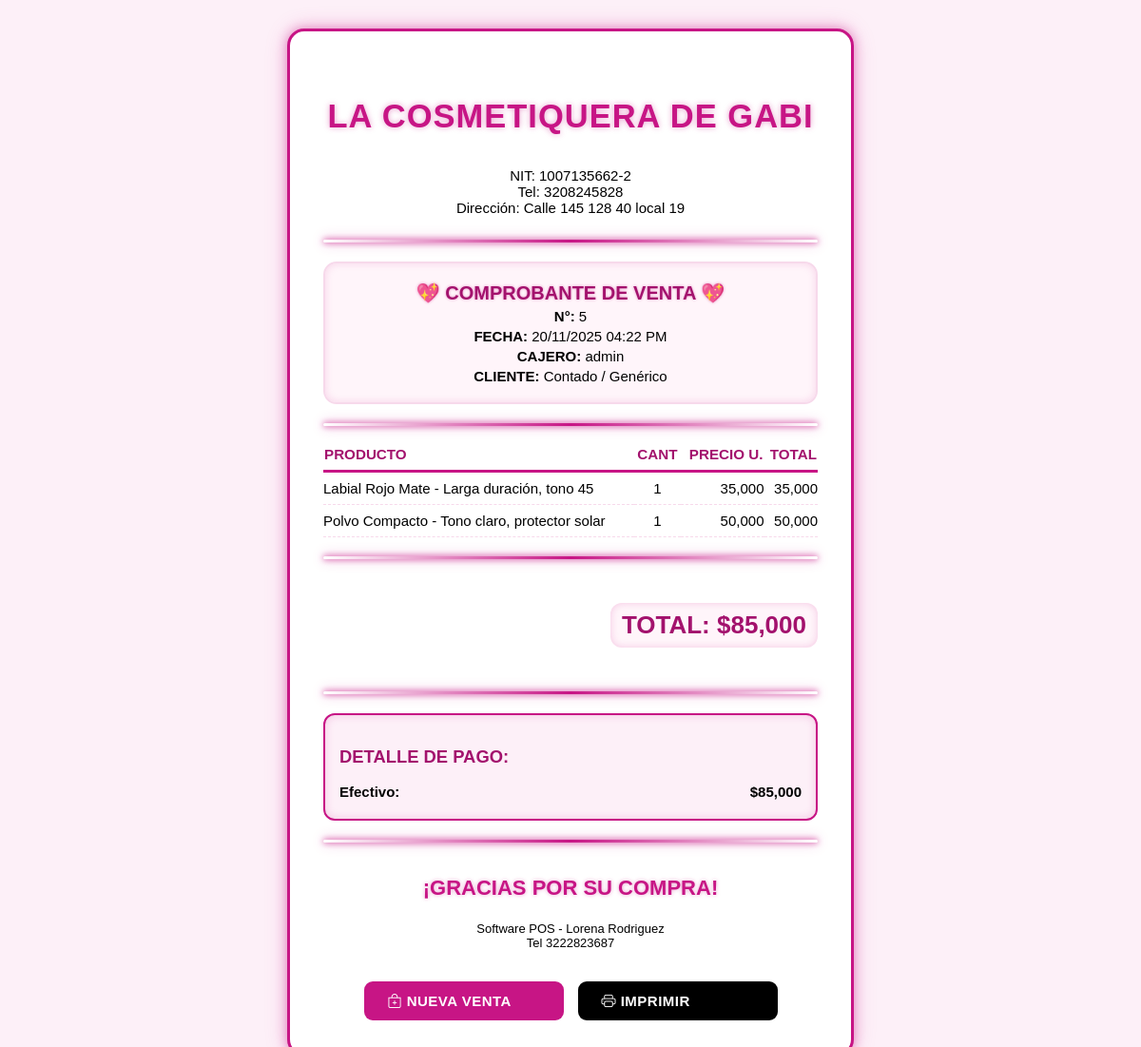
Screenshot of /ventas/comprobante/5 (signed in) with the database file from the repository.
### app.py (models this page shows, shortened)
class Venta(db.Model):
    id = db.Column(db.Integer, primary_key=True)
    fecha = db.Column(db.DateTime, default=datetime.utcnow)
    total = db.Column(db.Float)
    usuario_id = db.Column(db.Integer, db.ForeignKey('usuario.id'))
    cliente_id = db.Column(db.Integer, db.ForeignKey('cliente.id'))
    tipo_pago = db.Column(db.String(50))
    detalle_pago = db.Column(db.Text)
    vendedor = db.relationship('Usuario', backref='ventas_realizadas', lazy=True)

class Usuario(UserMixin, db.Model):
    id = db.Column(db.Integer, primary_key=True)
    username = db.Column(db.String(100), unique=True, nullable=False)
    nombre = db.Column(db.String(100), nullable=False)
    apellido = db.Column(db.String(100), nullable=False)
    cedula = db.Column(db.String(20), unique=True, nullable=False)
    rol = db.Column(db.String(50), default='Vendedora')
    password = db.Column(db.String(200))

class VentaDetalle(db.Model):
    id = db.Column(db.Integer, primary_key=True)
    venta_id = db.Column(db.Integer, db.ForeignKey('venta.id'))
    producto_id = db.Column(db.Integer, db.ForeignKey('producto.id'))
    cantidad = db.Column(db.Integer)
    precio_unitario = db.Column(db.Float)
    subtotal = db.Column(db.Float)
    producto = db.relationship('Producto', backref='detalles_venta', lazy=True)
    venta = db.relationship('Venta', backref='detalle_venta', lazy=True)

class Producto(db.Model):
    id = db.Column(db.Integer, primary_key=True)
    codigo = db.Column(db.String(100), unique=True, nullable=True)
    nombre = db.Column(db.String(100), nullable=False)
    descripcion = db.Column(db.String(255))
    marca = db.Column(db.String(100))
    cantidad = db.Column(db.Integer, default=0)
    valor_venta = db.Column(db.Float)
    valor_interno = db.Column(db.Float)
    stock_minimo = db.Column(db.Integer, default=5)

### app.py (the view)
@app.route('/ventas/comprobante/<int:venta_id>')
@login_required
def imprimir_comprobante(venta_id):
    venta = Venta.query.get_or_404(venta_id)
    fecha_local = pytz.utc.localize(venta.fecha).astimezone(TIMEZONE_CO)
    detalles = VentaDetalle.query.filter_by(venta_id=venta_id).all()
    detalles_agrupados = defaultdict(lambda: {'cantidad': 0, 'subtotal': 0.0, 'precio_unitario': 0.0, 'producto': None})
    for d in detalles:
        pid = d.producto_id
        detalles_agrupados[pid]['cantidad'] += d.cantidad
        detalles_agrupados[pid]['subtotal'] += d.subtotal
        if detalles_agrupados[pid]['producto'] is None:
            detalles_agrupados[pid]['producto'] = d.producto
            detalles_agrupados[pid]['precio_unitario'] = d.precio_unitario
    detalles_finales = list(detalles_agrupados.values())
    pagos_normalizados = {}
    try:
        detalle_pago_dict = json.loads(venta.detalle_pago) if venta.detalle_pago else {}
        ref_cod = detalle_pago_dict.get('Ref_Codigo', '')
        ref_fecha = detalle_pago_dict.get('Ref_Fecha', '')
        for k, v in detalle_pago_dict.items():
            if k not in ['Ref_Codigo', 'Ref_Fecha'] and (isinstance(v, (int, float)) and v > 0):
                if k in ['Nequi', 'Transferencia', 'Daviplata', 'Tarjeta/Bold']:
                    pagos_normalizados[k] = {'monto': v, 'cod': ref_cod, 'fecha': ref_fecha}
                else:
                    pagos_normalizados[k] = {'monto': v, 'cod': '', 'fecha': ''}
    except Exception:
        pagos_normalizados = {}
    return render_template(
        'comprobante.html',
        venta=venta,
        detalles=detalles_finales,
        pagos=pagos_normalizados,
        fecha_local=fecha_local
    )

### app.py (called while the page is built)
def obtener_hora_colombia():
    return datetime.now(TIMEZONE_CO)

@app.context_processor
def inject_global_data():
    return dict(
        now=obtener_hora_colombia(),
        timedelta=timedelta
    )

@login_manager.user_loader
def load_user(user_id):
    return db.session.get(Usuario, int(user_id))

### templates/comprobante.html (shortened to what this page needs)
<!DOCTYPE html>
<html lang="es">
<head>
    <link href="https://cdn.jsdelivr.net/npm/bootstrap-icons@1.10.5/font/bootstrap-icons.css" rel="stylesheet">
</head>
<body>
<div class="main-wrapper">
    <div class="header">
        <h3>LA COSMETIQUERA DE GABI</h3>
        <p>NIT: 1007135662-2<br>Tel: 3208245828<br>Dirección: Calle 145 128 40 local 19</p>
    </div>
    <div class="divider"></div>
    <div class="info-details">
        <p class="info-details-title">💖 COMPROBANTE DE VENTA 💖</p>
        <p><strong>N°:</strong> {{ venta.id }}</p>
        <p><strong>FECHA:</strong> {{ fecha_local.strftime('%d/%m/%Y %I:%M %p') }}</p>
        <p><strong>CAJERO:</strong> {{ venta.vendedor.username }}</p>
        <p><strong>CLIENTE:</strong>
            {% if venta.comprador and venta.comprador.nombre != 'Contado / Genérico' %}
                {{ venta.comprador.nombre }}
            {% else %}
                Contado / Genérico
            {% endif %}
        </p>
    </div>
    <div class="divider"></div>
    <table>
        <thead>
            <tr>
                <th style="text-align: left;">PRODUCTO</th>
                <th>CANT</th>
                <th style="text-align: right;">PRECIO U.</th>
                <th style="text-align: right;">TOTAL</th>
            </tr>
        </thead>
        <tbody>
            {% for detalle in detalles %}
            <tr>
                <td>{{ detalle.producto.nombre }} - {{ detalle.producto.descripcion }}</td>
                <td style="text-align:center;">{{ detalle.cantidad }}</td>
                <td style="text-align:right;">{{ "{:,.0f}".format(detalle.precio_unitario) }}</td>
                <td style="text-align:right;">{{ "{:,.0f}".format(detalle.subtotal) }}</td>
            </tr>
            {% endfor %}
        </tbody>
    </table>
    <div class="divider"></div>
    <div class="summary">
        <p>TOTAL: ${{ "{:,.0f}".format(venta.total) }}</p>
    </div>
    <div class="divider"></div>
    <div class="payment-details">
        <p class="title">DETALLE DE PAGO:</p>
        {% for metodo, detalle in pagos.items() %}
            {% if detalle.monto > 0 %}
                <div class="pago-item">
                    <span>{{ metodo }}:</span>
                    <span>${{ "{:,.0f}".format(detalle.monto) }}</span>
                </div>
            {% endif %}
        {% else %}
            <p>No se registraron detalles de pago.</p>
        {% endfor %}
    </div>
    <div class="divider"></div>
    <div class="footer">
        <p>¡GRACIAS POR SU COMPRA!</p>
        <p style="font-size:13px;">Software POS - Lorena Rodriguez<br>Tel 3222823687</p>
    </div>
    <div class="no-print">
        <a href="{{ url_for('nueva_venta') }}" class="action-btn btn-new-sale"><i class="bi bi-bag-plus"></i> Nueva Venta</a>
        <a onclick="window.print()" class="action-btn btn-print"><i class="bi bi-printer"></i> Imprimir</a>
    </div>
</div>
</body>
</html>

### templates/comprobante.html (style rules this page uses)
:root { --magenta: #c71585; --magenta-dark: #a3126d; --magenta-light: #f7d9eb; --negro: #000; --blanco: #fff; --sombra-magenta: rgba(199, 21, 133, 0.45); --fondo-recibo: #fdf0f8; --fondo-info: #fff5fa; }
body { margin: 0; padding: 0; background: var(--fondo-recibo); font-family: "Poppins", Arial, sans-serif; font-size: 15px; color: var(--negro); }
.main-wrapper { max-width: 520px; margin: 30px auto; padding: 35px; background: var(--blanco); border-radius: 18px; border: 3px solid var(--magenta); box-shadow: 0 0 12px var(--sombra-magenta), 0 0 25px rgba(199, 21, 133, 0.2); animation: fadeUp 0.4s ease-out; }
.header { text-align: center; margin-bottom: 25px; }
.header h3 { font-size: 2.3em; font-weight: 900; color: var(--magenta); letter-spacing: 1px; text-shadow: 0 0 6px rgba(199, 21, 133, 0.4); }
.divider { height: 3px; margin: 20px 0; background: linear-gradient( 90deg, rgba(199,21,133,0) 0%, var(--magenta) 50%, rgba(199,21,133,0) 100% ); border-radius: 50px; box-shadow: 0 0 6px var(--magenta), 0 0 14px rgba(199,21,133,0.45); }
.info-details { padding: 15px; border-radius: 14px; background: var(--fondo-info); border: 2px solid var(--magenta-light); box-shadow: inset 0 0 8px rgba(199,21,133,0.15); text-align: center; }
.info-details p { margin: 4px 0; }
.info-details-title { font-size: 20px; color: var(--magenta-dark); font-weight: 900; text-shadow: 0 0 3px var(--sombra-magenta); }
table { width: 100%; border-collapse: collapse; margin-top: 10px; }
thead th { border-bottom: 3px solid var(--magenta); padding-bottom: 8px; font-weight: 700; color: var(--magenta-dark); font-size: 0.95rem; }
tbody td { padding: 8px 0; border-bottom: 1px dashed var(--magenta-light); }
.summary { margin-top: 20px; text-align: right; }
.summary p { font-size: 26px; font-weight: 900; color: var(--magenta-dark); background: var(--fondo-info); padding: 8px 12px; border-radius: 12px; display: inline-block; box-shadow: 0 0 8px rgba(199,21,133,0.2) inset; }
.payment-details { background: var(--fondo-recibo); border-radius: 12px; border: 2px solid var(--magenta); padding: 15px; margin-top: 20px; box-shadow: inset 0 0 10px rgba(199,21,133,0.2); }
.payment-details .title { font-weight: 900; font-size: 1.15rem; color: var(--magenta-dark); margin-bottom: 12px; }
.pago-item { display: flex; justify-content: space-between; padding: 5px 0; font-weight: bold; }
.footer { text-align: center; margin-top: 35px; }
.footer p:first-child { font-size: 22px; color: var(--magenta); font-weight: 900; text-shadow: 0 0 4px rgba(199,21,133,0.4); }
.no-print { display: flex; justify-content: center; gap: 15px; padding-top: 20px; flex-wrap: wrap; }
.action-btn { min-width: 160px; padding: 12px 25px; border-radius: 9px; text-decoration: none; font-weight: 800; text-transform: uppercase; letter-spacing: .5px; transition: .25s ease; }
.btn-new-sale { background: var(--magenta); color: white; }
.btn-print { background: black; color: white; }

### rows the page displays
Venta: id "5", total "85,000", tipo_pago "Efectivo", monto "85,000"
Usuario: vendedor.username "admin"
VentaDetalle: producto.nombre "Labial Rojo Mate", producto.descripcion "Larga duración, tono 45", cantidad "1", precio_unitario "35,000", subtotal "35,000"
VentaDetalle: producto.nombre "Polvo Compacto", producto.descripcion "Tono claro, protector solar", cantidad "1", precio_unitario "50,000", subtotal "50,000"

### other values shown
{{ fecha_local.strftime('%d/%m/%Y %I:%M %p') }} "20/11/2025 04:22 PM"
